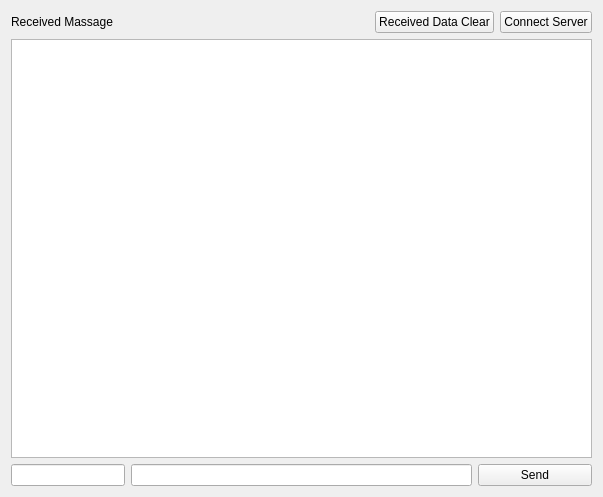
<?xml version="1.0" encoding="UTF-8"?>
<ui version="4.0">
 <class>Tab2SocketClient</class>
 <widget class="QWidget" name="Tab2SocketClient">
  <property name="geometry">
   <rect>
    <x>0</x>
    <y>0</y>
    <width>603</width>
    <height>497</height>
   </rect>
  </property>
  <property name="windowTitle">
   <string>Form</string>
  </property>
  <layout class="QVBoxLayout" name="verticalLayout_2" stretch="1,8,1">
   <item>
    <layout class="QHBoxLayout" name="horizontalLayout" stretch="7,1,1">
     <item>
      <widget class="QLabel" name="label">
       <property name="text">
        <string>Received Massage</string>
       </property>
      </widget>
     </item>
     <item>
      <widget class="QPushButton" name="pPBRecvDataClear">
       <property name="text">
        <string>Received Data Clear</string>
       </property>
      </widget>
     </item>
     <item>
      <widget class="QPushButton" name="pPBServerConnect">
       <property name="text">
        <string>Connect Server</string>
       </property>
       <property name="checkable">
        <bool>true</bool>
       </property>
      </widget>
     </item>
    </layout>
   </item>
   <item>
    <layout class="QVBoxLayout" name="verticalLayout">
     <item>
      <widget class="QTextEdit" name="pTextDataRecv"/>
     </item>
    </layout>
   </item>
   <item>
    <layout class="QHBoxLayout" name="horizontalLayout_2" stretch="2,6,2">
     <item>
      <widget class="QLineEdit" name="pLERecvid"/>
     </item>
     <item>
      <widget class="QLineEdit" name="pLESendData"/>
     </item>
     <item>
      <widget class="QPushButton" name="pPBSend">
       <property name="text">
        <string>Send</string>
       </property>
      </widget>
     </item>
    </layout>
   </item>
  </layout>
 </widget>
 <resources/>
 <connections/>
</ui>
